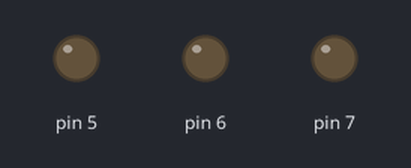
The sketch below on a simulated Arduino Uno, built with avr-gcc and run on an emulated ATmega328P. On the bench: output pins drawn as LEDs (lit = HIGH).

Above: at 0.02 s.
At 2.5 s:
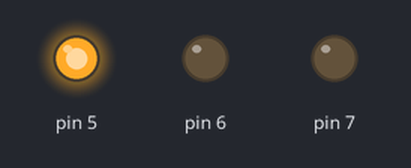
At 7.5 s:
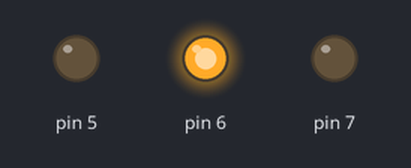
At 11.3 s:
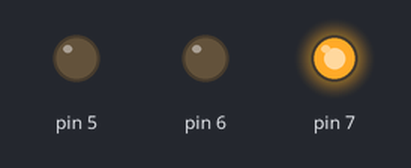
Timing chart, 0 to 16.3 s (numbered marks = the images above):
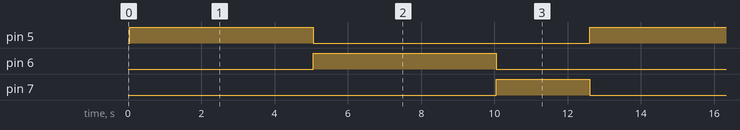

Measured:
- by itself, pin 5, pin 6: alternates HIGH for 5.0 s and LOW for 7.6 s
- by itself, pin 7: alternates HIGH for 2.6 s and LOW for 10.0 s
- by itself, everything shown: repeats every 12.6 s, in 3 steps

The sketch:

Practical_No_3.ino
```cpp
void setup()
{
  pinMode(5, OUTPUT);
  pinMode(6, OUTPUT);
  pinMode(7, OUTPUT);

}

int counter = 0;

void loop()
{

  counter = counter + 1;
  delay(50);

  if (counter<100){
    digitalWrite(5, HIGH);
    digitalWrite(6, LOW);
    digitalWrite(7, LOW);

  }

  else if (counter>100 && counter<=200){
    digitalWrite(5, LOW);
    digitalWrite(6, HIGH);
    digitalWrite(7, LOW);
  }

  else if (counter>200 && counter<=250){
    digitalWrite(5, LOW);
    digitalWrite(6, LOW);
    digitalWrite(7, HIGH);
  }

  if (counter>250){
    counter = 0;
  };
}
```
